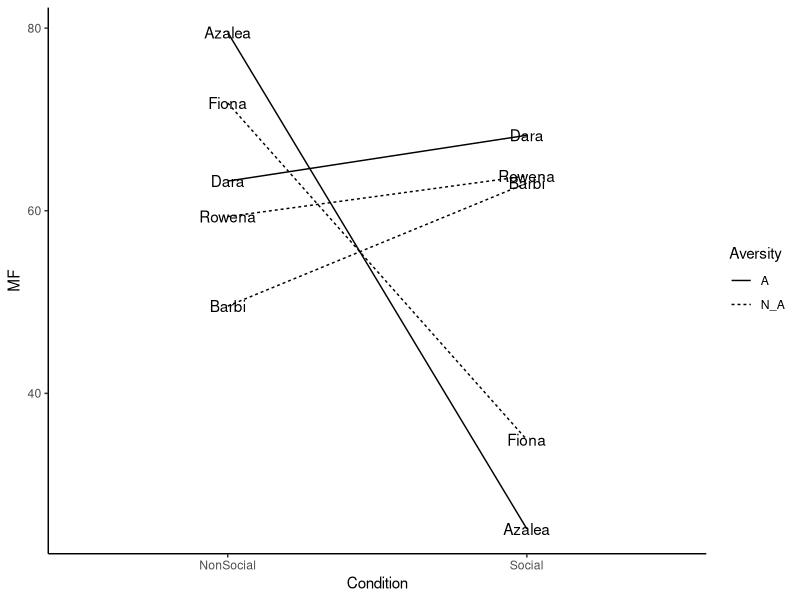
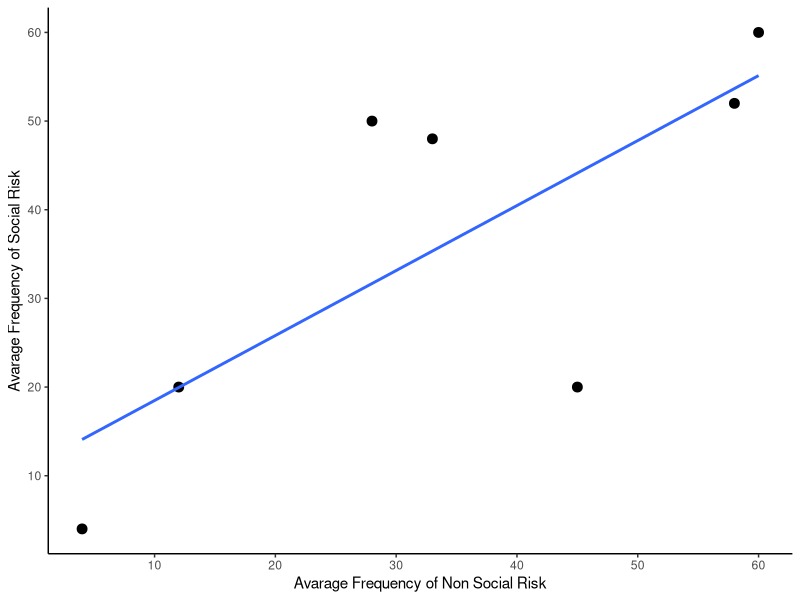
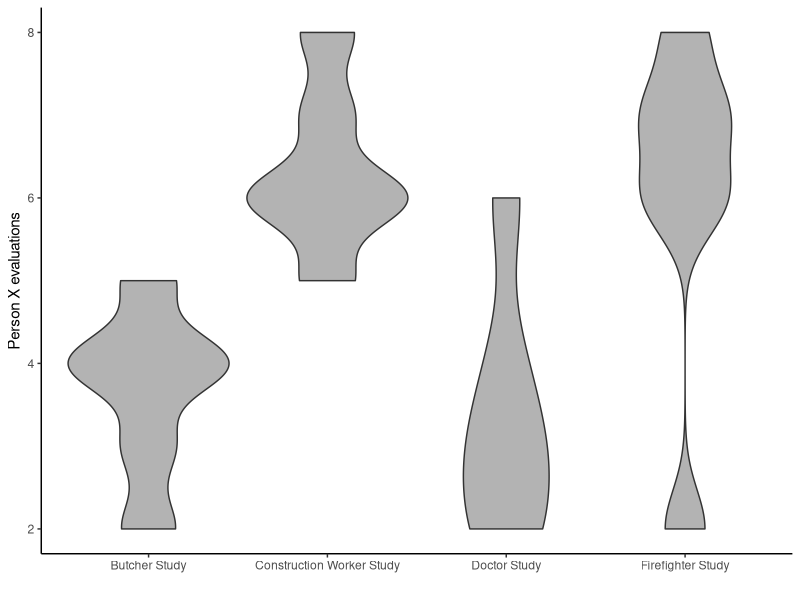

These figures' R source, in order: (Note: this script raises an error after producing the figures.)
## ---- chunk 1
knitr::opts_chunk$set(echo = TRUE)
## ---- chunk 2
library(ggplot2)
Names <-rep(c("Dara", "Azalea", "Barbi", "Rowena", "Fiona"),each=2)
MF <- rnorm(10,45,25) # 10 is the number of numbers you want, and 45 to 25 is the range
Condition <- rep(c("Social","NonSocial"),5)
Aversity <- rep(c("A","N_A" ),times=c(4,6))
  plot_df <- data.frame(Names, MF, Condition, Aversity)
  
  ggplot(plot_df, aes(x=Condition, y=MF, group=Names, linetype=Aversity))+
    geom_line()+
    geom_text(label=Names)+
    theme_classic()


## ---- chunk 3
library(ggplot2)
 nonsocial_risk <- c(45,12,4,28,33,58,60)
  social_risk <- c(20,20,4,50,48,52,60)
  figure_df <- data.frame(nonsocial_risk,social_risk)
  
  ggplot(figure_df, aes(x=nonsocial_risk,y=social_risk)) + 
    geom_point(size=3) + 
    geom_smooth(method="lm", se = FALSE) +
    theme_classic() +
    xlab("Avarage Frequency of Non Social Risk") +
    ylab("Avarage Frequency of Social Risk") +
    scale_y_continuous(breaks = seq(0, 100, by = 10)) +
    scale_x_continuous(breaks = seq(0, 100, by = 10))


## ---- chunk 4
library(ggplot2)
  study_group <- c(doctor_study = rep("Doctor Study", 6), butcher_study = rep("Butcher Study", 6), 
             firefighter_study = rep("Firefighter Study", 6), 
             construction_worker_study = rep("Construction Worker Study", 6))
  eval_data <- c(2,3,4,2,3,6,5,4,3,4,4,2,2,7,7,6,6,8,6,6,5,6,7,8)
  figure_df2 <- data.frame(study_group,eval_data)
  
  ggplot(figure_df2, aes(factor(study_group), eval_data)) +
    geom_violin(fill="gray70") +
    theme_classic() +
    ylab("Person X evaluations") +
    xlab("")
  
## ---- chunk 5
library(ggplot2)
  study_group <- rep(as.factor(c("Doctor Study", "Butcher Study", "firefighter_study", "Construction Worker Study")),4)
  likely_occurance <- rep(c("women more likely", "equilly likely","man more likely"),3)
  dv_means <- c(20,30,40,20,40,40)
dv_SEs   <- c(4,3.4,4,3,2,4)
plot_df3 <- data.frame(study_group,
                      likely_occurance,
                      dv_means,
                      dv_SEs)
  
  ggplot(plot_df, aes(x=study_group,y=dv_means, # aestetics definition has gotten 
                    group=likely_occurance, 
                   # color=factor_two))+  # color here means the border collor
                    fill=likely_occurance))+
  geom_bar(stat="identity", 
           position="dodge",
           color="black")
  
## ---- chunk 6
factor_one <- rep(as.factor(c("A","B","C")),2) # this 2 means repeat ABC twice
factor_two <- rep(as.factor(c("IIA","IIB")),3)
dv_means <- c(20,30,40,20,40,40)
dv_SEs   <- c(4,3.4,4,3,2,4)
plot_df <- data.frame(factor_one,
                      factor_two,
                      dv_means,
                      dv_SEs)

# basic bar graph

ggplot(plot_df, aes(x=factor_one,y=dv_means, # aestetics definition has gotten 
                    group=factor_two, 
                   # color=factor_two))+  # color here means the border collor
                    fill=factor_two))+
  geom_bar(stat="identity", 
           position="dodge",
           color="black")
